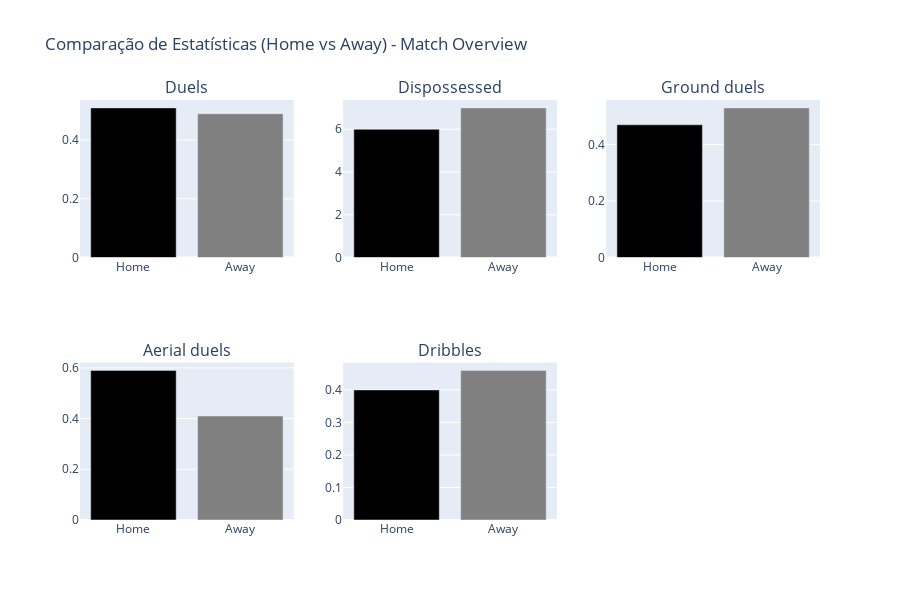

The cell this chart's notebook holds for it:
### Code cell
import plotly.graph_objects as go
from plotly.subplots import make_subplots

# Criando a função para gerar múltiplos gráficos em uma única figura interativa
def create_comparative_bar_charts_single_image_plotly(df_tempo_completo_estatisticas_gerais):
    # Filtrar apenas as linhas onde Group é 'Match overview'
    filtered_df = df_tempo_completo_estatisticas_gerais[df_tempo_completo_estatisticas_gerais['Group'] == 'Duels']

    num_charts = len(filtered_df)
    cols = 3  # Número de colunas na grade
    rows = (num_charts + cols - 1) // cols  # Calcula o número de linhas necessário

    # Criar subplots
    fig = make_subplots(rows=rows, cols=cols, subplot_titles=filtered_df['Statistics'].tolist())

    # Adicionar cada gráfico à grade de subplots
    for i, (index, row) in enumerate(filtered_df.iterrows()):
        col = (i % cols) + 1
        row_idx = (i // cols) + 1

        fig.add_trace(
            go.Bar(
                x=['Home', 'Away'],
                y=[row['Home'], row['Away']],
                marker_color=['black', 'gray'],
                name=row['Statistics']
            ),
            row=row_idx,
            col=col
        )

    # Atualizar layout
    fig.update_layout(
        height=rows * 300,  # Altura total ajustada ao número de linhas
        width=900,  # Largura fixa
        title_text="Comparação de Estatísticas (Home vs Away) - Match Overview",
        showlegend=False
    )

    # Exibir a figura
    fig.show()

# Gerar os gráficos
create_comparative_bar_charts_single_image_plotly(result)

### Figure 1 — Plotly figure (JSON) as saved in the notebook; plotly's stock layout.template omitted (floating-point values rounded to 4 significant figures)
{"data": [{"marker": {"color": ["black", "gray"]}, "name": "Duels", "type": "bar", "x": ["Home", "Away"], "xaxis": "x", "y": [0.51, 0.49], "yaxis": "y"}, {"marker": {"color": ["black", "gray"]}, "name": "Dispossessed", "type": "bar", "x": ["Home", "Away"], "xaxis": "x2", "y": [6, 7], "yaxis": "y2"}, {"marker": {"color": ["black", "gray"]}, "name": "Ground duels", "type": "bar", "x": ["Home", "Away"], "xaxis": "x3", "y": [0.47, 0.53], "yaxis": "y3"}, {"marker": {"color": ["black", "gray"]}, "name": "Aerial duels", "type": "bar", "x": ["Home", "Away"], "xaxis": "x4", "y": [0.59, 0.41], "yaxis": "y4"}, {"marker": {"color": ["black", "gray"]}, "name": "Dribbles", "type": "bar", "x": ["Home", "Away"], "xaxis": "x5", "y": [0.4, 0.46], "yaxis": "y5"}], "layout": {"annotations": [{"font": {"size": 16}, "showarrow": false, "text": "Duels", "x": 0.1444, "xanchor": "center", "xref": "paper", "y": 1, "yanchor": "bottom", "yref": "paper"}, {"font": {"size": 16}, "showarrow": false, "text": "Dispossessed", "x": 0.5, "xanchor": "center", "xref": "paper", "y": 1, "yanchor": "bottom", "yref": "paper"}, {"font": {"size": 16}, "showarrow": false, "text": "Ground duels", "x": 0.8556, "xanchor": "center", "xref": "paper", "y": 1, "yanchor": "bottom", "yref": "paper"}, {"font": {"size": 16}, "showarrow": false, "text": "Aerial duels", "x": 0.1444, "xanchor": "center", "xref": "paper", "y": 0.375, "yanchor": "bottom", "yref": "paper"}, {"font": {"size": 16}, "showarrow": false, "text": "Dribbles", "x": 0.5, "xanchor": "center", "xref": "paper", "y": 0.375, "yanchor": "bottom", "yref": "paper"}], "height": 600, "showlegend": false, "title": {"text": "Comparação de Estatísticas (Home vs Away) - Match Overview"}, "width": 900, "xaxis": {"anchor": "y", "domain": [0, 0.2889]}, "xaxis2": {"anchor": "y2", "domain": [0.3556, 0.6444]}, "xaxis3": {"anchor": "y3", "domain": [0.7111, 1]}, "xaxis4": {"anchor": "y4", "domain": [0, 0.2889]}, "xaxis5": {"anchor": "y5", "domain": [0.3556, 0.6444]}, "xaxis6": {"anchor": "y6", "domain": [0.7111, 1]}, "yaxis": {"anchor": "x", "domain": [0.625, 1]}, "yaxis2": {"anchor": "x2", "domain": [0.625, 1]}, "yaxis3": {"anchor": "x3", "domain": [0.625, 1]}, "yaxis4": {"anchor": "x4", "domain": [0, 0.375]}, "yaxis5": {"anchor": "x5", "domain": [0, 0.375]}, "yaxis6": {"anchor": "x6", "domain": [0, 0.375]}}}
